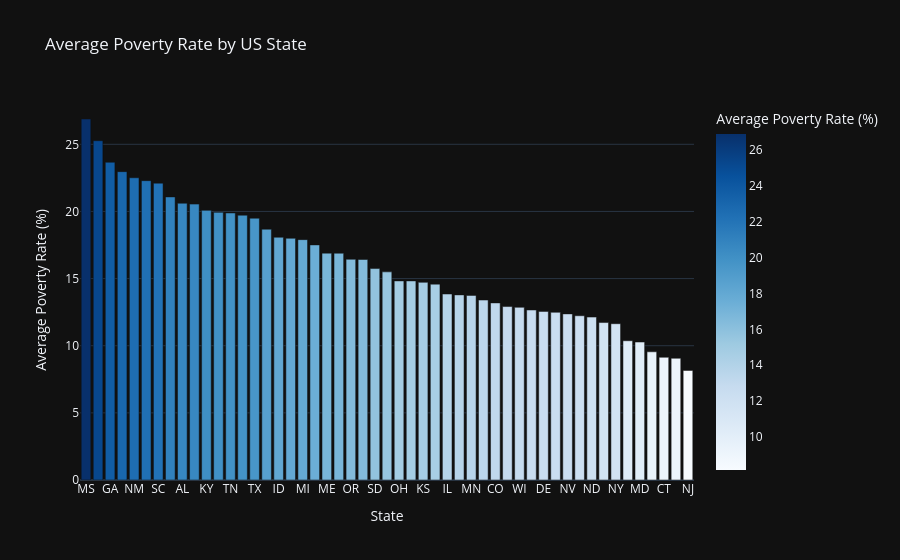

Notebook cell for this chart:
### Markdown cell above
# Chart the Poverty Rate in each US State

Create a bar chart that ranks the poverty rate from highest to lowest by US state. Which state has the highest poverty rate? Which state has the lowest poverty rate?  Bar Plot

### Code cell
# Calculate state-level poverty and plot bar chart
state_poverty = df_pct_poverty.groupby('Geographic Area')['poverty_rate'].mean().sort_values(ascending=False).reset_index()
fig = px.bar(
    state_poverty,
    x='Geographic Area',
    y='poverty_rate',
    title='Average Poverty Rate by US State',
    labels={'Geographic Area': 'State', 'poverty_rate': 'Average Poverty Rate (%)'},
    color='poverty_rate',
    color_continuous_scale='Blues'
)
fig.update_layout(xaxis={'categoryorder':'total descending'}, template='plotly_dark')
# Avoid showing interactive plot in the backend during execution to prevent hangs, but keep fig.show() in source
# fig.show()

### Figure 1 — Plotly figure (JSON) as saved in the notebook; plotly's stock layout.template omitted (floating-point values rounded to 4 significant figures)
{"data": [{"hovertemplate": "State=%{x}<br>Average Poverty Rate (%)=%{marker.color}<extra></extra>", "legendgroup": "", "marker": {"color": [26.88, 25.27, 23.66, 22.96, 22.51, 22.29, 22.11, 21.08, 20.61, 20.55, 20.08, 19.93, 19.89, 19.72, 19.5, 18.68, 18.08, 18.0, 17.9, 17.51, 16.89, 16.89, 16.44, 16.42, 15.75, 15.5, 14.83, 14.83, 14.72, 14.59, 13.85, 13.79, 13.75, 13.4, 13.19, 12.92, 12.86, 12.66, 12.56, 12.49, 12.37, 12.23, 12.13, 11.72, 11.64, 10.37, 10.27, 9.546, 9.137, 9.064, 8.161], "coloraxis": "coloraxis", "pattern": {"shape": ""}}, "name": "", "orientation": "v", "showlegend": false, "textposition": "auto", "type": "bar", "x": ["MS", "AZ", "GA", "AR", "NM", "LA", "SC", "WV", "AL", "OK", "KY", "MO", "TN", "NC", "TX", "AK", "ID", "DC", "MI", "FL", "ME", "CA", "OR", "MT", "SD", "IN", "OH", "WA", "KS", "VA", "IL", "VT", "MN", "HI", "CO", "NE", "WI", "NH", "DE", "PA", "NV", "IA", "ND", "UT", "NY", "RI", "MD", "MA", "CT", "WY", "NJ"], "xaxis": "x", "y": [26.88, 25.27, 23.66, 22.96, 22.51, 22.29, 22.11, 21.08, 20.61, 20.55, 20.08, 19.93, 19.89, 19.72, 19.5, 18.68, 18.08, 18.0, 17.9, 17.51, 16.89, 16.89, 16.44, 16.42, 15.75, 15.5, 14.83, 14.83, 14.72, 14.59, 13.85, 13.79, 13.75, 13.4, 13.19, 12.92, 12.86, 12.66, 12.56, 12.49, 12.37, 12.23, 12.13, 11.72, 11.64, 10.37, 10.27, 9.546, 9.137, 9.064, 8.161], "yaxis": "y"}], "layout": {"barmode": "relative", "coloraxis": {"autocolorscale": false, "colorbar": {"title": {"text": "Average Poverty Rate (%)"}}, "colorscale": [[0, "rgb(247,251,255)"], [0.125, "rgb(222,235,247)"], [0.25, "rgb(198,219,239)"], [0.375, "rgb(158,202,225)"], [0.5, "rgb(107,174,214)"], [0.625, "rgb(66,146,198)"], [0.75, "rgb(33,113,181)"], [0.875, "rgb(8,81,156)"], [1, "rgb(8,48,107)"]]}, "legend": {"tracegroupgap": 0}, "title": {"text": "Average Poverty Rate by US State"}, "xaxis": {"anchor": "y", "categoryorder": "total descending", "domain": [0, 1], "title": {"text": "State"}}, "yaxis": {"anchor": "x", "domain": [0, 1], "title": {"text": "Average Poverty Rate (%)"}}}}
